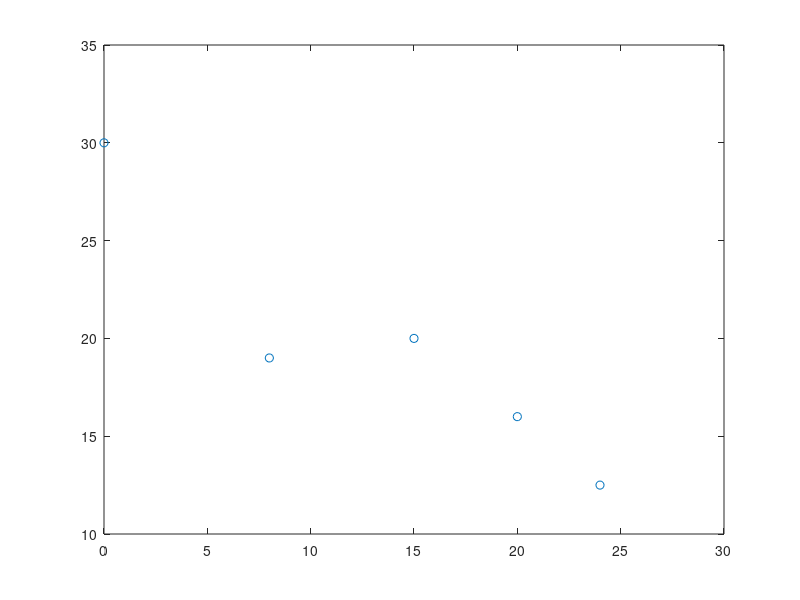
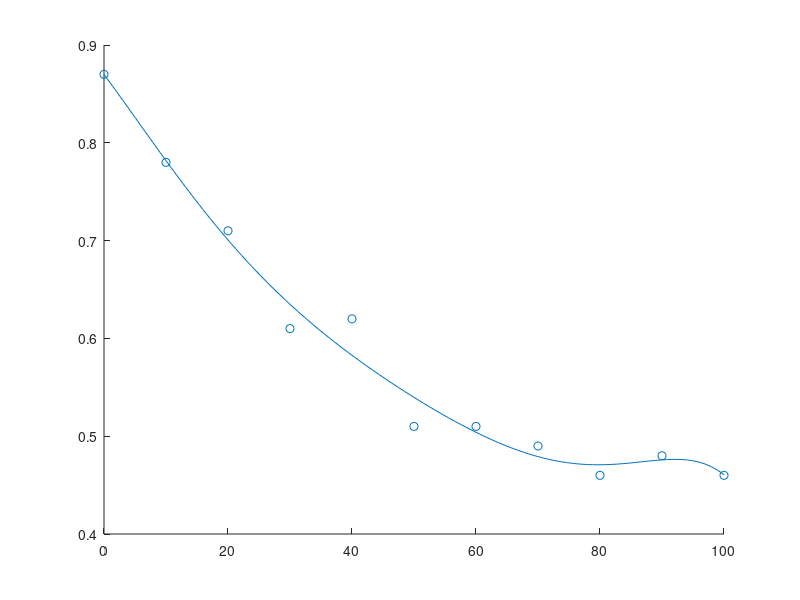

Write the MATLAB code that produced these figures, in order. (Note: this script raises an error after producing the figures.)
%% Init
clc
clear

%% The gud stuf

Xn = [0 8 15 20  24];
Yn = [30 19 20 16 12.5];
Xe = 25;

papa_matrice = inv([
                [numel(Xn) sum(Xn) sum(Xn.^2) sum(Xn.^3) sum(Xn.^4)];
                [sum(Xn.^1) sum(Xn.^2) sum(Xn.^3) sum(Xn.^4) sum(Xn.^5)];
                [sum(Xn.^2) sum(Xn.^3) sum(Xn.^4) sum(Xn.^5) sum(Xn.^6)];
                [sum(Xn.^3) sum(Xn.^4) sum(Xn.^5) sum(Xn.^6) sum(Xn.^7)];
                [sum(Xn.^4) sum(Xn.^5) sum(Xn.^6) sum(Xn.^7) sum(Xn.^8)]
               ]);
matrice_y = [sum(Yn); sum(Yn.*Xn); sum(Yn.*Xn.^2); sum(Yn.*Xn.^3); sum(Yn.*Xn.^4)];

a = papa_matrice * matrice_y;

X = linspace(0,30,10000000);
glissade = a(1) + a(2).*X.^1 + a(3).*X.^2 + a(4).*X.^3 + a(5).*X.^4; 
He = a(1) + a(2)*Xe^1 + a(3)*Xe^2 + a(4)*Xe^3 + a(5)*Xe^4;

derive = a(2)*Xe^0 + 2*a(3)*Xe^1 + 3*a(4)*Xe^2 + 4*a(5)*Xe^3;
%% Plotting
figure
plot(X,glissade)
hold on 
scatter(Xn,Yn)

%% Friction less cum speed
masse = 80;
g = 9.8;
Loss_pot_energy = masse*g*(30-He);

friction_less_speed = sqrt(2*Loss_pot_energy/masse);

%% Valve

Ouverture = [0 10 20 30 40 50 60 70 80 90 100];
Coefficient = [0.87 0.78 0.71 0.61 0.62 0.51 0.51 0.49 0.46 0.48 0.46];

phi = [ones(1,numel(Ouverture)); Ouverture; Ouverture.^2; Ouverture.^3; Ouverture.^4; Ouverture.^5; Ouverture.^6; Ouverture.^7]';
A = inv(phi' * phi) * phi' * Coefficient';

XPlotty = linspace(0,100);
McPlotty = A(1).*XPlotty.^0 + A(2).*XPlotty.^1 + A(3).*XPlotty.^2 + A(4).*XPlotty.^3 + A(5).*XPlotty.^4 + A(6).*XPlotty.^5 + A(7).*XPlotty.^6 + A(8).*XPlotty.^7;


figure
hold on
scatter(Ouverture,Coefficient)
plot(XPlotty,McPlotty)

values = A(1).*Ouverture.^0 + A(2).*Ouverture.^1 + A(3).*Ouverture.^2 + A(4).*Ouverture.^3 + A(5).*Ouverture.^4 + A(6).*Ouverture.^5 + A(7).*Ouverture.^6 + A(8).*Ouverture.^7 + A(9).*Ouverture.^8;
RMS = sqrt(1/numel(McPlotty)*sum((values-Coefficient).^2));
%% Finding coefficent
